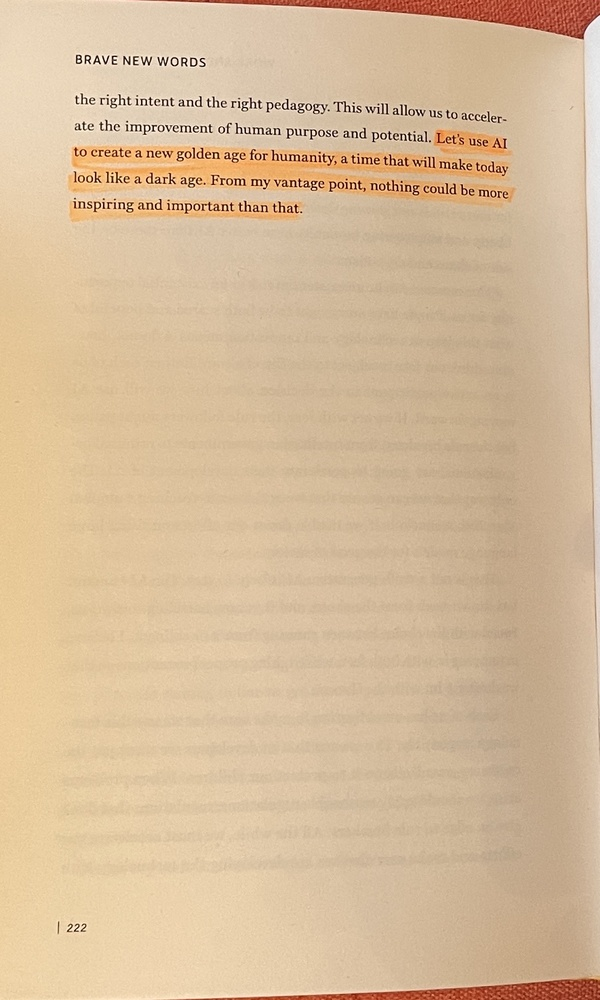
#> input picture img.JPG, 600 x 1000 px, shrunk from 1054 x 1758 before the run
$ python threshold_image.py img.JPG
#> lines starting #> are read from the running program, lines starting #| are printed output that depends on the picture; after the words box and inside, x2 and y2 are one past the last pixel; in counts of white or black regions, pixels touching at a corner belong together
#> further down, img_src is the input picture: shape (1000, 600, 3); mean B, G, R 154.6, 187.7, 214.6
import cv2
import sys

def threshold_image(img_src):
    """Grayscale image and apply Otsu's threshold"""
    # Grayscale
    img_gray = cv2.cvtColor(img_src, cv2.COLOR_BGR2GRAY)
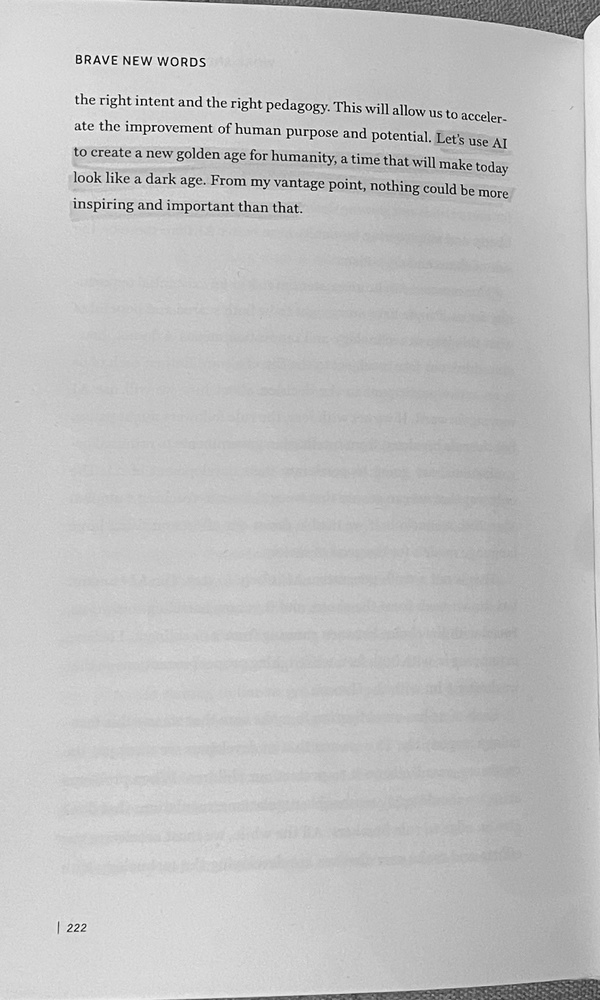
#> img_gray: shape (1000, 600); min 3, max 252, mean 192
    # Binarisation and Otsu's threshold
    _, img_thresh = cv2.threshold(
        img_gray, 0, 255, cv2.THRESH_BINARY + cv2.THRESH_OTSU)
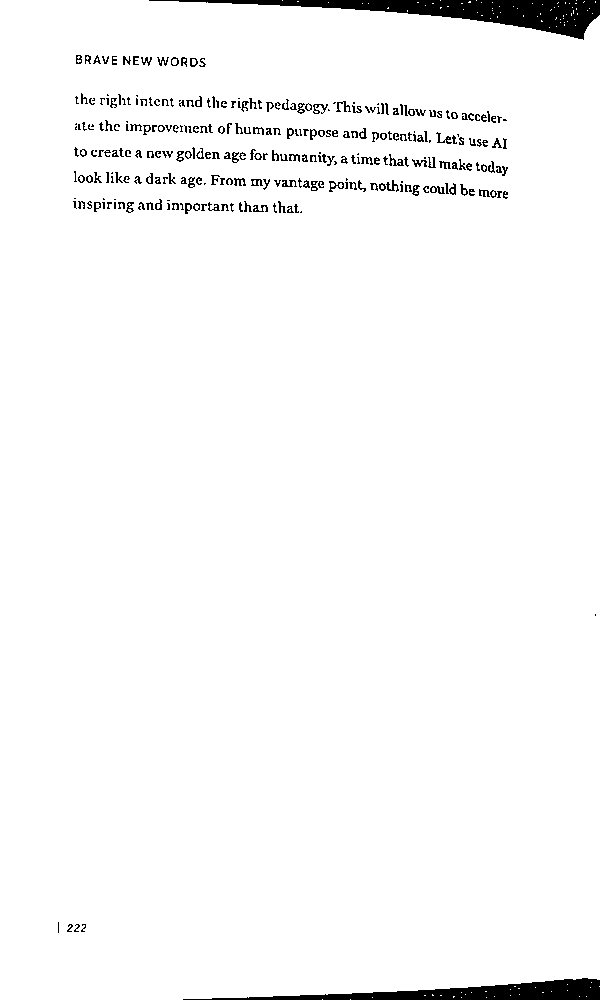
#> img_thresh: shape (1000, 600); 97.1% white; 291 black regions (85 under 20 px), largest, box (x1, y1, x2, y2) and area: (149, 0, 600, 40) 6048, (183, 978, 600, 1000) 3925, (389, 154, 404, 166) 68

    return img_thresh, img_gray

if __name__ == "__main__":
    # Check if an image file is provided as a command-line argument
    if len(sys.argv) != 2:
        print("Usage: python3 threshold_image.py <image_file>")
        sys.exit(1)

    # Read the image file
    img_file = sys.argv[1]
    img_src = cv2.imread(img_file)

    if img_src is None:
        print(f"Error: Unable to read image file '{img_file}'")
        sys.exit(1)

    # Apply thresholding
    img_thresh, img_gray = threshold_image(img_src)

    # Save or display the images
    cv2.imwrite("thresholded_image.jpg", img_thresh)
    cv2.imwrite("grayscale_image.jpg", img_gray)

    print("Images saved successfully.")
